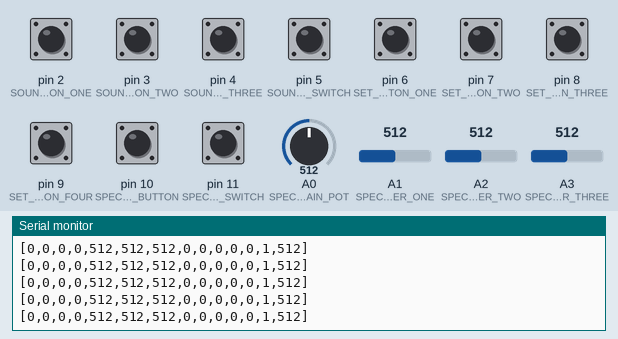
Simulated run of this sketch. Board: Arduino Uno, built with avr-gcc and run on an emulated ATmega328P. On the bench: the last lines printed to the serial monitor. The inputs (shaded band) are chosen by the test bench; at power-on: pin 10 (SPECIAL_FIRE_BUTTON) HIGH, pin 2 (SOUND_BUTTON_ONE), pin 3 (SOUND_BUTTON_TWO), pin 4 (SOUND_BUTTON_THREE), pin 5 (SOUND_MIC_SWITCH), pin 6 (SET_BUTTON_ONE), pin 7 (SET_BUTTON_TWO), pin 8 (SET_BUTTON_THREE), pin 9 (SET_BUTTON_FOUR), pin 11 (SPECIAL_FOG_SWITCH) LOW, A0 (SPECIAL_CURTAIN_POT) = 512, A1 (SPECIAL_LIGHT_SLIDER_ONE) = 512, A2 (SPECIAL_LIGHT_SLIDER_TWO) = 512, A3 (SPECIAL_LIGHT_SLIDER_THREE) = 512.

Above: at 1.2 s.
1.3 s: A0 (SPECIAL_CURTAIN_POT) set to 716
At 1.33 s:
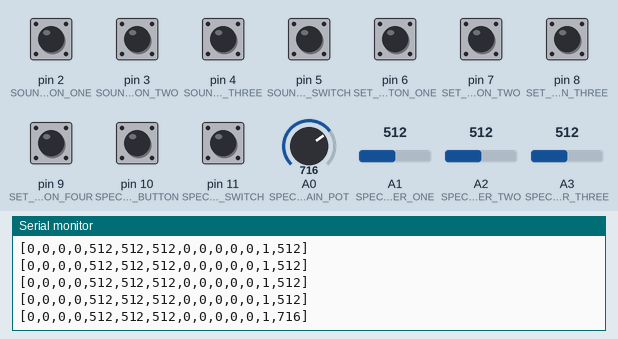
2.8 s: A1 (SPECIAL_LIGHT_SLIDER_ONE) set to 716
At 2.8 s:
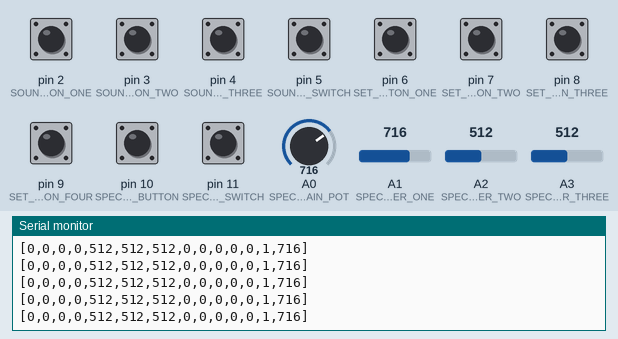
4.3 s: A2 (SPECIAL_LIGHT_SLIDER_TWO) set to 716
At 4.31 s:
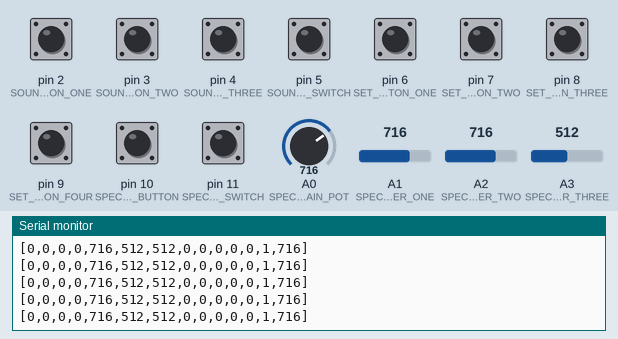
5.8 s: A3 (SPECIAL_LIGHT_SLIDER_THREE) set to 716
At 5.82 s:
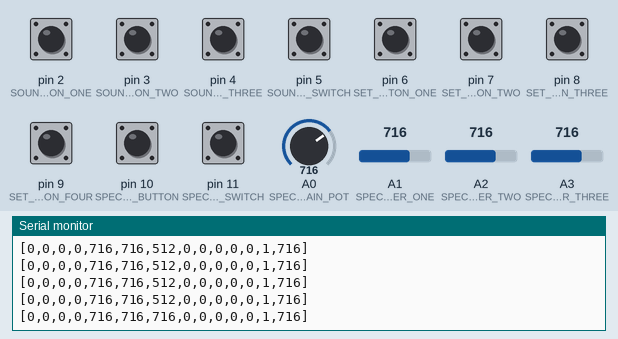
7.3 s: pin 2 (SOUND_BUTTON_ONE) pulled HIGH for 0.15 s
At 7.34 s:
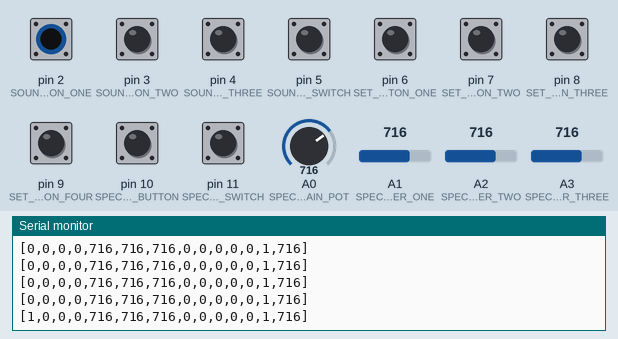
8.9 s: A0 (SPECIAL_CURTAIN_POT) set to 30
At 8.93 s:
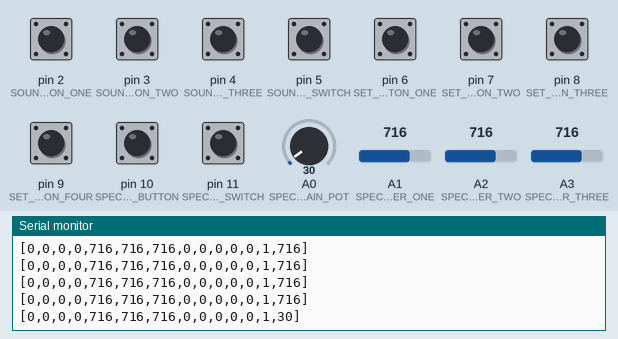

Measured:
- after the input at 1.3 s, the serial monitor: prints a new line at once (image 1)
- after the input at 5.8 s, the serial monitor: prints a new line at once (image 4)
- after the input at 7.3 s, the serial monitor: prints a new line at once (image 5)
- after the input at 8.9 s, the serial monitor: prints a new line at once (image 6)

The sketch:

TTFB.ino
```cpp
#define SOUND_BUTTON_ONE    2
#define SOUND_BUTTON_TWO    3
#define SOUND_BUTTON_THREE  4
#define SOUND_MIC_SWITCH    5
#define SET_BUTTON_ONE      6
#define SET_BUTTON_TWO      7
#define SET_BUTTON_THREE    8
#define SET_BUTTON_FOUR     9
#define SPECIAL_FOG_SWITCH  11
#define SPECIAL_FIRE_BUTTON 10

#define SPECIAL_CURTAIN_POT        A0
#define SPECIAL_LIGHT_SLIDER_ONE   A1
#define SPECIAL_LIGHT_SLIDER_TWO   A2
#define SPECIAL_LIGHT_SLIDER_THREE A3

void setup() {
  analogReference(EXTERNAL);
  Serial.begin(115200);
}

void loop() {

  int soundButtonOne          = digitalRead(SOUND_BUTTON_ONE);
  int soundButtonTwo          = digitalRead(SOUND_BUTTON_TWO);
  int soundButtonThree        = digitalRead(SOUND_BUTTON_THREE);
  int soundMicSwitch          = digitalRead(SOUND_MIC_SWITCH);
  int setButtonOne            = digitalRead(SET_BUTTON_ONE);
  int setButtonTwo            = digitalRead(SET_BUTTON_TWO);
  int setButtonThree          = digitalRead(SET_BUTTON_THREE);
  int setButtonFour           = digitalRead(SET_BUTTON_FOUR);
  int specialFogSwitch        = digitalRead(SPECIAL_FOG_SWITCH);
  int specialFireButton       = digitalRead(SPECIAL_FIRE_BUTTON);

  int specialCurtainPot       = analogRead(SPECIAL_CURTAIN_POT);
  int specialLightSliderOne   = analogRead(SPECIAL_LIGHT_SLIDER_ONE);
  int specialLightSliderTwo   = analogRead(SPECIAL_LIGHT_SLIDER_TWO);
  int specialLightSliderThree = analogRead(SPECIAL_LIGHT_SLIDER_THREE);

  Serial.print("[");
  Serial.print(soundButtonOne);
  Serial.print(",");
  Serial.print(soundButtonTwo);
  Serial.print(",");
  Serial.print(soundButtonThree);
  Serial.print(",");
  Serial.print(soundMicSwitch);
  Serial.print(",");
  Serial.print(specialLightSliderOne);
  Serial.print(",");
  Serial.print(specialLightSliderTwo);
  Serial.print(",");
  Serial.print(specialLightSliderThree);
  Serial.print(",");
  Serial.print(setButtonOne);
  Serial.print(",");
  Serial.print(setButtonTwo);
  Serial.print(",");
  Serial.print(setButtonThree);
  Serial.print(",");
  Serial.print(setButtonFour);
  Serial.print(",");
  Serial.print(specialFogSwitch);
  Serial.print(",");
  Serial.print(specialFireButton);
  Serial.print(",");
  Serial.print(specialCurtainPot);
  Serial.print("]\n");

  delay(40);
}
```
